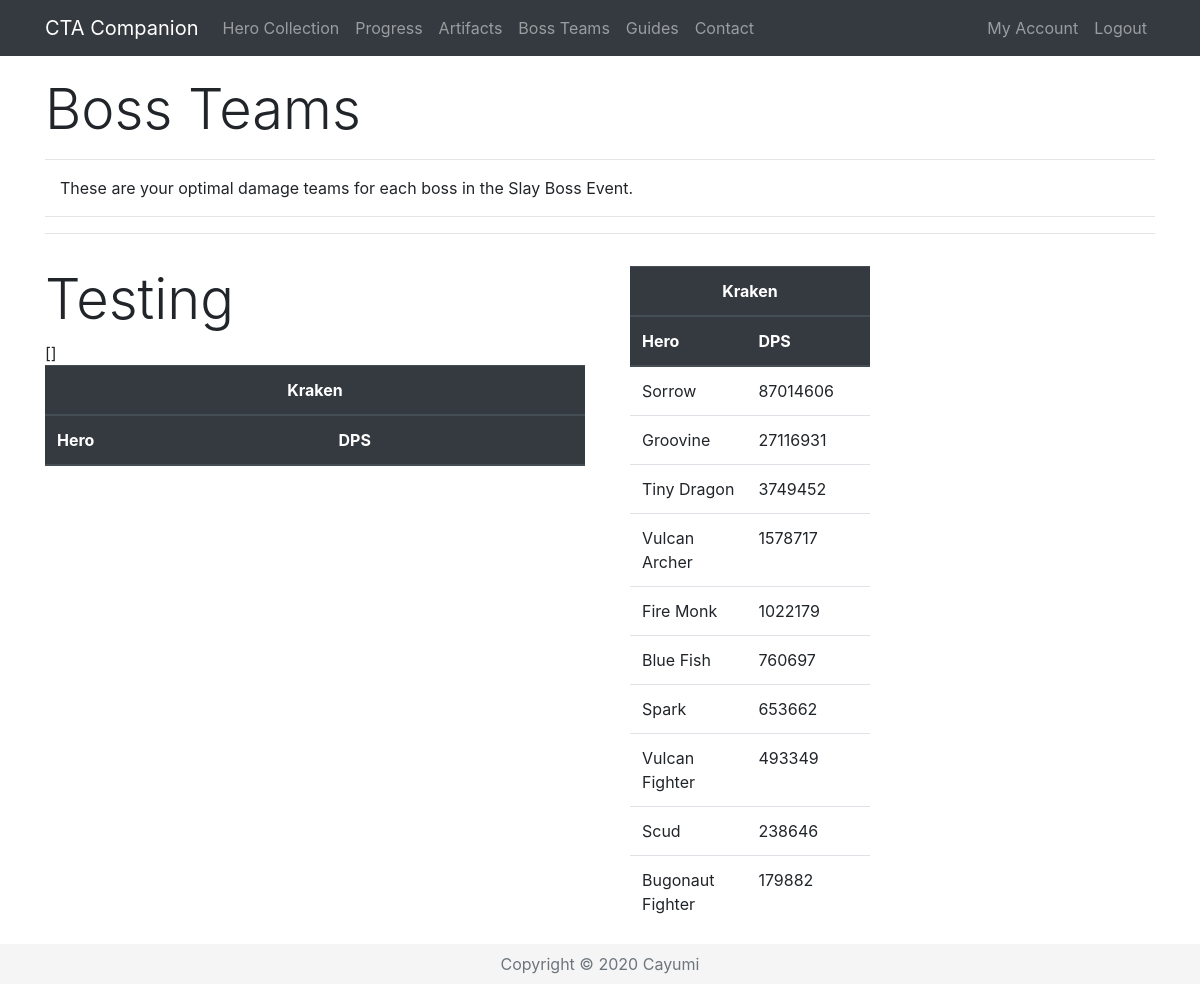
Screenshot of /test/boss5 (signed in) with the database file from the repository.
### app/models.py (models this page shows, shortened)
class Base(db.Model):
    id = db.Column(db.Integer, primary_key=True)
    name = db.Column(db.String(32), index=True, unique=True)
    nameSafe = db.Column(db.String(32), index=True, unique=True)
    job = db.Column(db.String(16), index=True)
    rarity = db.Column(db.String(16), index=True)
    element = db.Column(db.String(16), index=True)
    gender = db.Column(db.String(16), index=True)
    crusher = db.Column(db.Integer, index=True)
    fly = db.Column(db.Integer, index=True)
    blitz = db.Column(db.Integer, index=True)
    atk = db.Column(db.Integer, index=True)
    hp = db.Column(db.Integer, index=True)
    defense = db.Column(db.Integer, index=True)
    crit = db.Column(db.Integer, index=True)
    critDmg = db.Column(db.Integer, index=True)
    movespeed = db.Column(db.Integer, index=True)
    aps = db.Column(db.Integer, index=True)
    arange = db.Column(db.Integer, index=True)
    resistance = db.Column(db.Integer, index=True)
    frenzy = db.Column(db.Integer, index=True)
    dodge = db.Column(db.Integer, index=True)
    stun = db.Column(db.Integer, index=True)
    stunTime = db.Column(db.Integer, index=True)
    aoe = db.Column(db.Integer, index=True)
    ult = db.Column(db.Integer, index=True)
    kshp = db.Column(db.Integer, index=True)
    gold = db.Column(db.Integer, index=True)
    freeze = db.Column(db.Integer, index=True)
    freezeTime = db.Column(db.Integer, index=True)
    freezeDmg = db.Column(db.Integer, index=True)
    burn = db.Column(db.Integer, index=True)
    burnTime = db.Column(db.Integer, index=True)
    burnDmg = db.Column(db.Integer, index=True)
    poison = db.Column(db.Integer, index=True)
    poisonTime = db.Column(db.Integer, index=True)
    poisonDmg = db.Column(db.Integer, index=True)
    sp2 = db.Column(db.Integer, index=True)
    sp2num = db.Column(db.Integer, index=True)
    buffElement = db.Column(db.String(16), index=True)
    buffType = db.Column(db.Integer, index=True)
    buffStat = db.Column(db.String(16), index=True)
    buff = db.Column(db.Integer, index=True)
    heroes = db.relationship('Hero', backref='baseStats', lazy='dynamic')

### app/routes.py (the view)
@app.route('/test/<username>')
@login_required
def test(username):
    user = User.query.filter_by(username=username).first_or_404()
    heroes = Hero.query.filter_by(player=user).filter(Hero.level > 0).all()
    teamList = []
    team = {}
    atk = {
        "Water": user.artAtk("Water"),
        "Fire": user.artAtk("Fire"),
        "Earth": user.artAtk("Earth"),
        "Light": user.artAtk("Light"),
        "Dark": user.artAtk("Dark")
    }
    critDmg = {
        "Water": user.artCritDmg("Water"),
        "Fire": user.artCritDmg("Fire"),
        "Earth": user.artCritDmg("Earth"),
        "Light": user.artCritDmg("Light"),
        "Dark": user.artCritDmg("Dark")
    }
    artBonus = {
        "atk": atk,
        "aps": user.artAps(),
        "crit": user.artCrit(),
        "critDmg": critDmg
    }
    buffs = {
        "Water": user.raidbuffs(heroes, "Water"),
        "Fire": user.raidbuffs(heroes, "Fire"),
        "Earth": user.raidbuffs(heroes, "Earth"),
        "Light": user.raidbuffs(heroes, "Light"),
        "Dark": user.raidbuffs(heroes, "Dark")
    }
    filterTeam = []
    if len(heroes) > 10:
        filterTeam = user.raidteam2(heroes, frostwing, artBonus)
        testTeam = user.raidteam(team, teamList, filterTeam, frostwing, artBonus)
    else:
        testTeam = user.raidteam(team, teamList, heroes, frostwing, artBonus)
    return render_template('test.html', user=user, title='Boss Teams', heroes=heroes, frostwing=frostwing,
                           teamList=teamList, team=team, buffs=buffs, artBonus=artBonus, testTeam=testTeam,
                           filterTeam=filterTeam)

### app/models.py (called while the page is built)
@login.user_loader
def load_user(id):
    return User.query.get(int(id))

    def artCrit(self):
        arts = self.artifacts
        crit = 0
        Phoenix = 0  # 34, 35, 36
        Efreeti = 0  # 37, 38, 39
        for i in arts:
            if i.artbase_id == 34 or i.artbase_id == 35 or i.artbase_id == 36:
                Phoenix += 1
            elif i.artbase_id == 37 or i.artbase_id == 38 or i.artbase_id == 39:
                Efreeti += 1
        if Phoenix == 3:
            crit += 15
        if Efreeti == 3:
            crit += 10
        return crit

    def artAps(self):
        arts = self.artifacts
        aps = 0
        Atlantis = 0  # 13, 14, 15
        Mermaid = 0  # 31, 32, 33
        Poseidon = 0  # 49, 50, 51
        Zeus = 0  # 52, 53, 54
        for i in arts:
            if i.artbase_id == 13 or i.artbase_id == 14 or i.artbase_id == 15:
                Atlantis += 1
            elif i.artbase_id == 31 or i.artbase_id == 32 or i.artbase_id == 33:
                Mermaid += 1
            elif i.artbase_id == 49 or i.artbase_id == 50 or i.artbase_id == 51:
                Poseidon += 1
            elif i.artbase_id == 52 or i.artbase_id == 53 or i.artbase_id == 54:
                Zeus += 1
        if Atlantis == 3:
            aps += 20
        if Mermaid == 3:
            aps += 15
        if Poseidon == 3:
            aps += 10
        if Zeus == 3:
            aps += 10
        return aps

    def artCritDmg(self, element):
        arts = self.artifacts
        critDmg = 0
        for i in arts:
            if i.artBase.element == element or i.artBase.element == "All":
                critDmg += i.artBase.critDmg + ((i.level - 1) * i.artBase.critDmgLevel)
        return int(round(critDmg, 0))

    def raidteam2(self, heroes, boss, art):
        team = {}
        keep = []
        for i in heroes:
            team[i] = int(i.raidDPS(self.raidbuffs(heroes, i.baseStats.element), boss, art))
        for i in team:
            if i.baseStats.buffType == 1 and i.level > 3:
                keep.append(i)
        for i in range(10):
            x = max(team, key=team.get)
            if x not in keep:
                keep.append(x)
            del team[x]
        return keep

    def raidAps(self, art, buff):
        runedAps = self.runedAps
        base = self.baseStats.aps
        runedAps = base + (base * ((runedAps+art+buff) / 100))
        return runedAps

### app/templates/test.html (shortened to what this page needs)
{% extends "base.html" %}
{% block content %}
 <div class="row pt-3">
    <div class="col-lg-12">
      <h1 class="display-4">Boss Teams</h1>
      <hr>
      <p class="instructions">These are your optimal damage teams for each boss in the Slay Boss Event.</p><hr>
      <hr>
    </div>
 </div>
 <div class="row pt-3">
    <div class="col-lg-6">
      <h1 class="display-4">Testing</h1>
        <table class="table">
            <thead class="thead-dark">
            <tr>
                <th colspan="3" class="text-center">Kraken</th>
            </tr>
            <tr>
                <th>Hero</th>
                <th colspan="2">DPS</th>
            </tr>
            </thead>
        </table>
    </div>
<div class="col-lg-6">
    <div class="col-lg-6">
        <table class="table">
            <thead class="thead-dark">
            <tr>
                <th colspan="3" class="text-center">Kraken</th>
            </tr>
            <tr>
                <th>Hero</th>
                <th colspan="2">DPS</th>
            </tr>
            </thead>
            {% for key, value in testTeam.items() %}
            <tr>
                <td>{{ key }}</td><td>{{ value }}</td><td></td>
            </tr>
            {% endfor %}
        </table>
    </div>
 </div>
{% endblock %}

### app/static/style.css (style rules this page uses)
.instructions { padding-left: 15px; }

### app/templates/base.html (style rules this page uses)
html { position: relative; min-height: 100%; }
body { margin-bottom: 40px; }

### rows the page displays
Base: name "Sorrow", value "87014606"
Base: name "Groovine", value "27116931"
Base: name "Tiny Dragon", value "3749452"
Base: name "Vulcan Archer", value "1578717"
Base: name "Fire Monk", value "1022179"
Base: name "Blue Fish", value "760697"
Base: name "Spark", value "653662"
Base: name "Vulcan Fighter", value "493349"
Base: name "Scud", value "238646"
Base: name "Bugonaut Fighter", value "179882"
